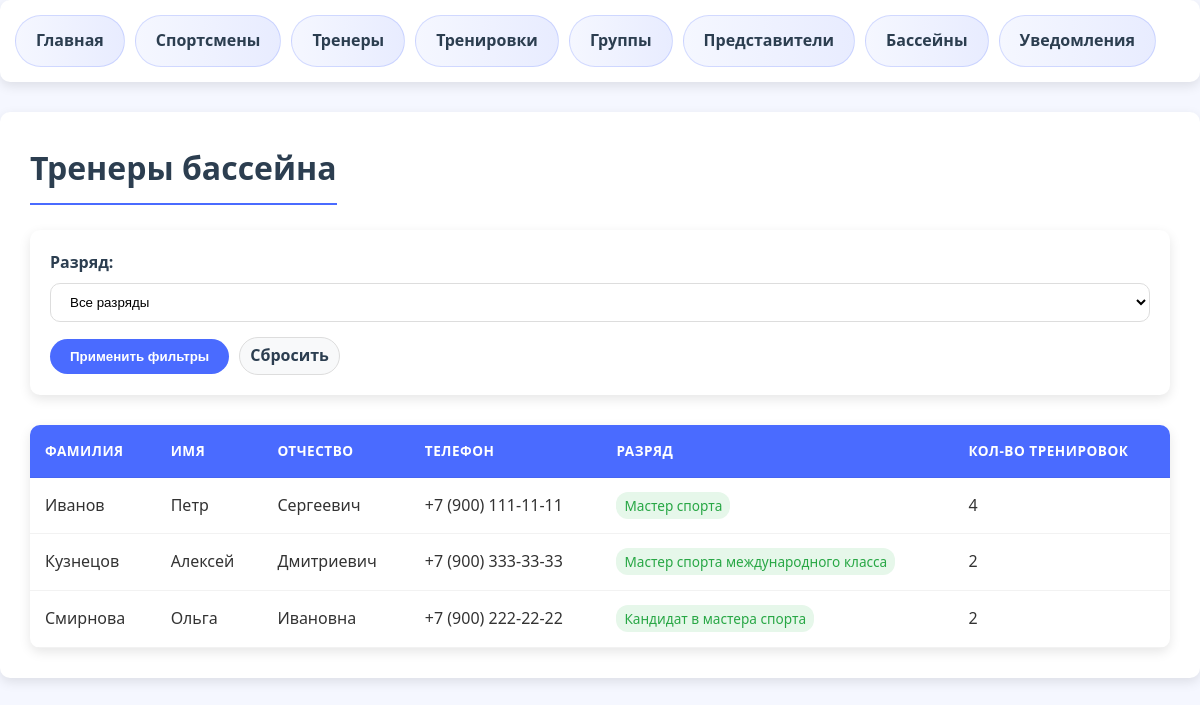
Page /t3/trainers.php on the committed database.
### src/t3/trainers.php (the view, shortened to what this page needs)
<?php
require_once 'db_connection.php';
$sort = isset($_GET['sort']) ? $_GET['sort'] : 'Фамилия';
$order = isset($_GET['order']) ? $_GET['order'] : 'ASC';
$rank_filter = isset($_GET['rank']) ? $_GET['rank'] : '';
$sql = "SELECT * FROM Тренеры WHERE 1=1";
$sql .= " ORDER BY $sort $order";
$stmt = $conn->prepare($sql);
$stmt->execute();
$trainers = $stmt->fetchAll();
?>
<!DOCTYPE html>
<html>
<head>
</head>
<body>
    <div class="menu">
        <a href="index.php">Главная</a>
        <a href="sportsmen.php">Спортсмены</a>
        <a href="trainers.php">Тренеры</a>
        <a href="workouts.php">Тренировки</a>
        <a href="groups.php">Группы</a>
        <a href="representatives.php">Представители</a>
        <a href="pools.php">Бассейны</a>
        <a href="notifications.php">Уведомления</a>
    </div>
    <div class="content">
        <h1>Тренеры бассейна</h1>
        <div class="filters">
            <form method="GET">
                <div class="filter-row">
                    <div class="filter-group">
                        <label>Разряд:</label>
                        <select name="rank">
                            <option value="">Все разряды</option>
                        </select>
                    </div>
                </div>
                <div class="filter-buttons">
                    <button type="submit" class="apply-button">Применить фильтры</button>
                    <a href="trainers.php" class="reset-button">Сбросить</a>
                </div>
            </form>
        </div>
        <table>
            <thead>
                <tr>
                    <th>
                        <a href="?sort=Фамилия&order=<?= $sort === 'Фамилия' && $order === 'ASC' ? 'DESC' : 'ASC' ?>&rank=<?= $rank_filter ?>">
                            Фамилия
                        </a>
                    </th>
                    <th>
                        <a href="?sort=Имя&order=<?= $sort === 'Имя' && $order === 'ASC' ? 'DESC' : 'ASC' ?>&rank=<?= $rank_filter ?>">
                            Имя
                        </a>
                    </th>
                    <th>Отчество</th>
                    <th>Телефон</th>
                    <th>
                        <a href="?sort=Разряд&order=<?= $sort === 'Разряд' && $order === 'ASC' ? 'DESC' : 'ASC' ?>&rank=<?= $rank_filter ?>">
                            Разряд
                        </a>
                    </th>
                    <th>Кол-во тренировок</th>
                </tr>
            </thead>
            <tbody>
                <?php foreach ($trainers as $trainer):
                    $workouts_count = $conn->query("SELECT COUNT(*) FROM Тренировки WHERE Код_тренера = " . $trainer['Код_тренера'])->fetchColumn();
                ?>
                    <tr>
                        <td><?= htmlspecialchars($trainer['Фамилия']) ?></td>
                        <td><?= htmlspecialchars($trainer['Имя']) ?></td>
                        <td><?= htmlspecialchars($trainer['Отчество']) ?></td>
                        <td><?= htmlspecialchars($trainer['Телефон']) ?></td>
                        <td><span class="rank-badge"><?= htmlspecialchars($trainer['Разряд']) ?></span></td>
                        <td><?= $workouts_count ?></td>
                    </tr>
                <?php endforeach; ?>
            </tbody>
        </table>
    </div>
</body>
</html>

### src/t3/trainers.php (style rules this page uses)
:root { --primary-color: #4a6bff; --secondary-color: #ff6b6b; --dark-color: #2c3e50; --light-color: #f8f9fa; --success-color: #28a745; --warning-color: #ffc107; --danger-color: #dc3545; --border-radius: 10px; --box-shadow: 0 4px 12px rgba(0, 0, 0, 0.1); --transition: all 0.3s ease; }
body { font-family: 'Segoe UI', Tahoma, Geneva, Verdana, sans-serif; margin: 0; padding: 0; background-color: #f5f7ff; color: #333; line-height: 1.6; }
.menu { background: white; padding: 15px; margin-bottom: 30px; border-radius: var(--border-radius); box-shadow: var(--box-shadow); display: flex; flex-wrap: wrap; gap: 10px; }
.menu a { display: inline-block; padding: 12px 20px; text-decoration: none; color: var(--dark-color); border-radius: 50px; background: linear-gradient(to right, #f5f7ff, #e8ecff); font-weight: 600; transition: var(--transition); border: 1px solid rgba(74, 107, 255, 0.2); }
.content { background: white; padding: 30px; border-radius: var(--border-radius); box-shadow: var(--box-shadow); margin-bottom: 30px; }
h1, h2, h3 { color: var(--dark-color); margin-top: 0; }
h1 { border-bottom: 2px solid var(--primary-color); padding-bottom: 10px; margin-bottom: 25px; display: inline-block; }
table { width: 100%; border-collapse: separate; border-spacing: 0; margin-top: 25px; background: white; border-radius: var(--border-radius); overflow: hidden; box-shadow: var(--box-shadow); }
th, td { padding: 15px; text-align: left; border-bottom: 1px solid rgba(0, 0, 0, 0.05); }
th { background-color: var(--primary-color); color: white; font-weight: 600; text-transform: uppercase; font-size: 0.85em; letter-spacing: 0.5px; }
th a { text-decoration: none; color: white; }
.filters { margin-bottom: 30px; padding: 20px; background: white; border-radius: var(--border-radius); box-shadow: var(--box-shadow); }
.filter-row { display: flex; flex-wrap: wrap; gap: 20px; margin-bottom: 15px; }
.filter-group { flex: 1; min-width: 200px; }
.filter-group label { display: block; margin-bottom: 8px; font-weight: 600; color: var(--dark-color); }
.filters select, .filters input { width: 100%; padding: 10px 15px; border: 1px solid #ddd; border-radius: var(--border-radius); background-color: white; transition: var(--transition); }
button, .button { padding: 10px 20px; border: none; border-radius: 50px; font-weight: 600; cursor: pointer; transition: var(--transition); display: inline-flex; align-items: center; justify-content: center; gap: 8px; }
.apply-button { background: var(--primary-color); color: white; }
.reset-button { background: var(--light-color); color: var(--dark-color); border: 1px solid #ddd; text-decoration: none; padding: 5px 10px; border-radius: 50px; font-weight: 600; transition: var(--transition); display: inline-flex; align-items: center; justify-content: center; }
.filter-buttons { display: flex; align-items: center; gap: 10px; }
.rank-badge { padding: 4px 8px; border-radius: 12px; font-size: 0.85em; font-weight: 500; background: #e6f7ea; color: #28a745; }
.content { animation: fadeIn 0.5s ease-out; }

### rows in the picture
тренеры: Фамилия "Иванов", Имя "Петр", Отчество "Сергеевич", Телефон "+7 (900) 111-11-11", Разряд "Мастер спорта", workouts_count "4"
тренеры: Фамилия "Кузнецов", Имя "Алексей", Отчество "Дмитриевич", Телефон "+7 (900) 333-33-33", Разряд "Мастер спорта международного класса", workouts_count "2"
тренеры: Фамилия "Смирнова", Имя "Ольга", Отчество "Ивановна", Телефон "+7 (900) 222-22-22", Разряд "Кандидат в мастера спорта", Код_тренера "2"
